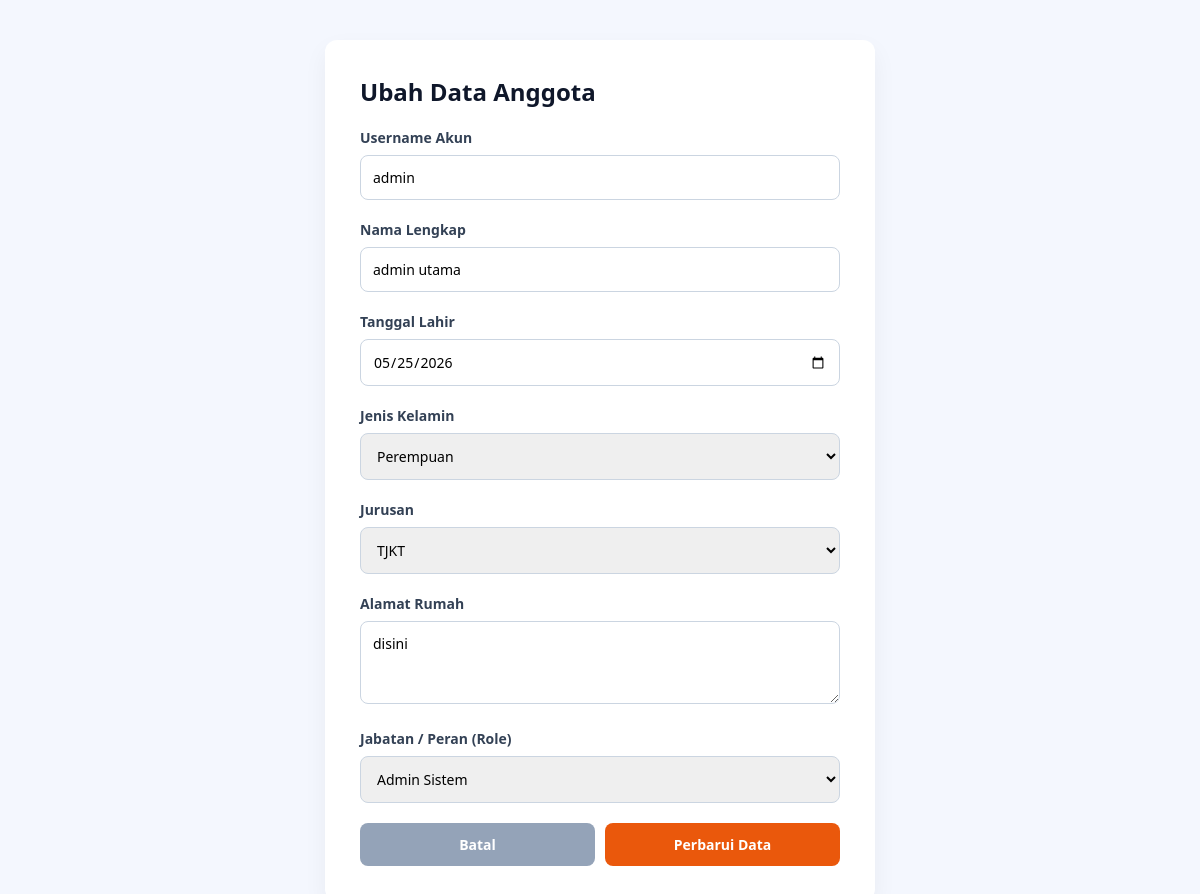
Screenshot of /edit.php?id=14 (signed in) with the database file from the repository.
### tables this page shows
CREATE TABLE `2526_24` (
  `id` int(11) NOT NULL,
  `username` varchar(50) DEFAULT NULL,
  `password` varchar(255) DEFAULT NULL,
  `role` varchar(20) DEFAULT NULL,
  `nama_lengkap` varchar(100) DEFAULT NULL,
  `tanggal_lahir` date DEFAULT NULL,
  `alamat` text DEFAULT NULL,
  `jenis_kelamin` varchar(20) NOT NULL,
  `jurusan` varchar(50) NOT NULL
);

### edit.php (the view, shortened to what this page needs)
<?php
include 'koneksi.php';
$id = $_GET['id'];
$query = mysqli_query($koneksi, "SELECT * FROM `2526_24` WHERE id='$id'");
$data = mysqli_fetch_array($query);
?>
<!DOCTYPE html>
<html lang="id">
<head>
</head>
<body>
    <div class="form-container">
        <h2 style="margin-bottom: 20px; color: #0f172a;">Ubah Data Anggota</h2>
        <form action="proses_edit.php" method="POST">
            <div class="form-group">
                <label>Username Akun</label>
                <input type="text" name="username" value="<?php echo $data['username']; ?>" required>
            </div>
            <div class="form-group">
                <label>Nama Lengkap</label>
                <input type="text" name="nama_lengkap" value="<?php echo $data['nama_lengkap']; ?>" required>
            </div>
            <div class="form-group">
                <label>Tanggal Lahir</label>
                <input type="date" name="tanggal_lahir" value="<?php echo $data['tanggal_lahir']; ?>" required>
            </div>
            <div class="form-group">
                <label>Jenis Kelamin</label>
                <select name="jenis_kelamin" required>
                    <option value="Perempuan" <?php if($data['jenis_kelamin'] == 'Perempuan') echo 'selected'; ?>>Perempuan</option>
                </select>
            </div>
            <div class="form-group">
                <label>Jurusan</label>
                <select name="jurusan" required>
                    <option value="TJKT" <?php if($data['jurusan'] == 'TJKT') echo 'selected'; ?>>TJKT</option>
                </select>
            </div>
            <div class="form-group">
                <label>Alamat Rumah</label>
                <textarea name="alamat" rows="3" required><?php echo $data['alamat']; ?></textarea>
            </div>
            <div class="form-group">
                <label>Jabatan / Peran (Role)</label>
                <select name="role" required>
                    <option value="admin" <?php if($data['role'] == 'admin') echo 'selected'; ?>>Admin Sistem</option>
                </select>
            </div>
            <div class="btn-flex">
                <a href="index.php" class="btn-batal">Batal</a>
                <button type="submit" name="update" class="btn-submit">Perbarui Data</button>
            </div>
        </form>
    </div>
</body>
</html>

### edit.php (style rules this page uses)
* { margin: 0; padding: 0; box-sizing: border-box; font-family: 'Segoe UI', sans-serif; }
body { background-color: #f4f7fe; padding: 40px 20px; display: flex; justify-content: center; align-items: center; min-height: 100vh; }
.form-container { background: white; padding: 35px; border-radius: 12px; width: 100%; max-width: 550px; box-shadow: 0 10px 25px rgba(0,0,0,0.05); }
.form-group { margin-bottom: 20px; }
label { display: block; margin-bottom: 8px; font-size: 14px; font-weight: 600; color: #334155; }
input, textarea, select { width: 100%; padding: 12px; border: 1px solid #cbd5e1; border-radius: 8px; font-size: 14px; outline: none; }
.btn-flex { display: flex; gap: 10px; margin-top: 10px; }
.btn-submit { background-color: #ea580c; color: white; border: none; padding: 12px; border-radius: 8px; font-weight: bold; cursor: pointer; flex: 1; font-size: 14px; }
.btn-batal { background-color: #94a3b8; color: white; text-decoration: none; text-align: center; padding: 12px; border-radius: 8px; font-weight: bold; flex: 1; font-size: 14px; }

### rows the page displays
2526_24: username "admin", nama_lengkap "admin utama", tanggal_lahir "05/25/2026", jenis_kelamin "Perempuan", jurusan "TJKT", alamat "disini", role "Admin Sistem"
